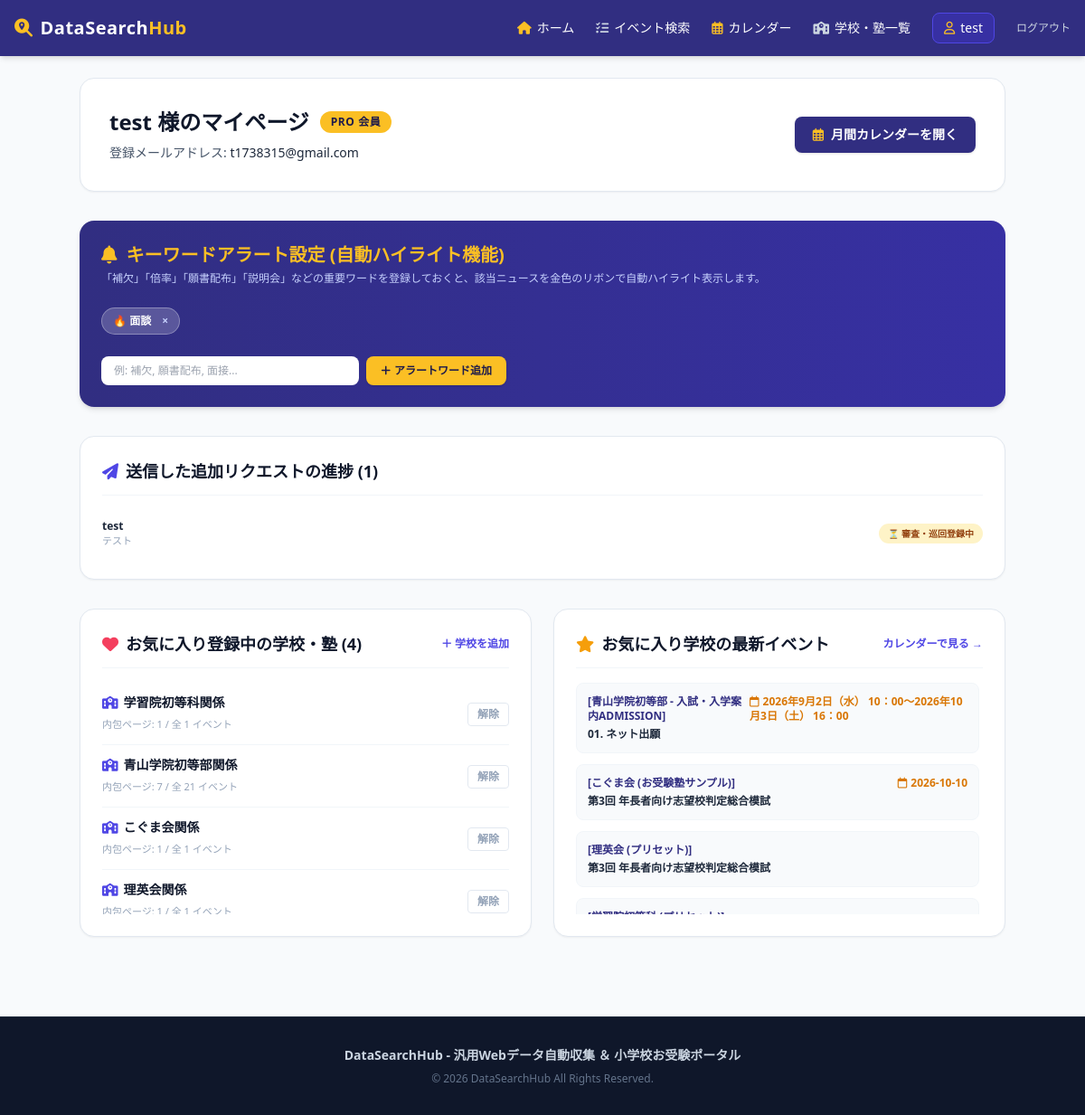
The app's page /dashboard (signed in) with its own data.
### app/models/schema.py (models this page shows, shortened)
class User(Base):
    __tablename__ = "users"
    id = Column(Integer, primary_key=True, index=True)
    username = Column(String, unique=True, index=True, nullable=False)
    email = Column(String, unique=True, index=True, nullable=False)
    hashed_password = Column(String, nullable=False)
    is_paid = Column(Boolean, default=True)  # デフォルトで全機能利用可能
    is_admin = Column(Boolean, default=False)
    created_at = Column(DateTime, default=datetime.utcnow)
    favorites = relationship("Favorite", back_populates="user", cascade="all, delete-orphan")
    notifications = relationship("NotificationLog", back_populates="user", cascade="all, delete-orphan")
    keyword_alerts = relationship("KeywordAlert", back_populates="user", cascade="all, delete-orphan")
    source_requests = relationship("SourceRequest", back_populates="user", cascade="all, delete-orphan")

class KeywordAlert(Base):
    __tablename__ = "keyword_alerts"
    id = Column(Integer, primary_key=True, index=True)
    user_id = Column(Integer, ForeignKey("users.id"), nullable=False)
    keyword = Column(String, index=True, nullable=False)
    created_at = Column(DateTime, default=datetime.utcnow)
    user = relationship("User", back_populates="keyword_alerts")

class SourceRequest(Base):
    __tablename__ = "source_requests"
    id = Column(Integer, primary_key=True, index=True)
    user_id = Column(Integer, ForeignKey("users.id"), nullable=False)
    url = Column(String, nullable=False)
    note = Column(String, nullable=True)                                 # リクエストメモ・学校名など
    status = Column(String, default="pending")                           # pending, approved, rejected
    created_at = Column(DateTime, default=datetime.utcnow)
    user = relationship("User", back_populates="source_requests")

class Event(Base):
    __tablename__ = "events"
    id = Column(Integer, primary_key=True, index=True)
    source_id = Column(Integer, ForeignKey("sources.id"), nullable=False)
    title = Column(String, index=True, nullable=False)
    content = Column(Text, nullable=True)
    url = Column(String, nullable=True)
    published_date = Column(String, nullable=True)                      # 発表日 / 更新日
    event_date = Column(String, index=True, nullable=True)               # イベント開催日・試験日 (YYYY-MM-DD)
    location = Column(String, nullable=True)                            # 開催場所・会場
    created_at = Column(DateTime, default=datetime.utcnow)
    is_notified = Column(Boolean, default=False)                         # メール通知済みフラグ
    source = relationship("Source", back_populates="events")
    notifications = relationship("NotificationLog", back_populates="event", cascade="all, delete-orphan")

class Source(Base):
    __tablename__ = "sources"
    id = Column(Integer, primary_key=True, index=True)
    source_id = Column(String, unique=True, index=True, nullable=False) # e.g. keio_yochisha
    category_id = Column(Integer, ForeignKey("categories.id"), nullable=False)
    name = Column(String, nullable=False)                                # e.g. 慶應義塾幼稚舎
    type = Column(String, nullable=False)                                # e.g. school, cram_school
    url = Column(String, nullable=False)
    schedule_interval_minutes = Column(Integer, default=60)
    selectors_json = Column(Text, nullable=False)                        # スクレイピングルール (JSON文字列)
    last_scraped_at = Column(DateTime, nullable=True)                    # 最終巡回実行日時
    category = relationship("Category", back_populates="sources")
    events = relationship("Event", back_populates="source", cascade="all, delete-orphan")
    favorited_by = relationship("Favorite", back_populates="source", cascade="all, delete-orphan")

### app/main.py (the view)
@app.get("/dashboard", response_class=HTMLResponse)
async def dashboard_page(request: Request, db: Session = Depends(get_db)):
    user = get_current_user_optional(request, db)
    if not user:
        return RedirectResponse(url="/login", status_code=status.HTTP_303_SEE_OTHER)
    favorites = db.query(Favorite).options(joinedload(Favorite.source).joinedload(Source.events)).filter(Favorite.user_id == user.id).all()
    fav_source_ids = [f.source_id for f in favorites]
    favorited_events = db.query(Event).options(joinedload(Event.source)).filter(Event.source_id.in_(fav_source_ids)).order_by(Event.created_at.desc()).all() if fav_source_ids else []
    keyword_alerts = db.query(KeywordAlert).filter(KeywordAlert.user_id == user.id).all()
    fav_groups = {}
    for fav in favorites:
        gname = extract_group_name(fav.source.name)
        if gname not in fav_groups:
            fav_groups[gname] = {
                "group_name": gname,
                "display_name": f"{gname}関係",
                "sources_count": 0,
                "events_count": 0
            }
        fav_groups[gname]["sources_count"] += 1
        fav_groups[gname]["events_count"] += len(fav.source.events)
    grouped_favorites_list = list(fav_groups.values())
    grouped_favorites_list = list(fav_groups.values())
    user_requests = db.query(SourceRequest).filter(SourceRequest.user_id == user.id).order_by(SourceRequest.created_at.desc()).all()
    return templates.TemplateResponse(
        request=request,
        name="dashboard.html",
        context={
            "user": user,
            "favorites": favorites,
            "grouped_favorites": grouped_favorites_list,
            "favorited_events": favorited_events,
            "keyword_alerts": keyword_alerts,
            "user_requests": user_requests
        }
    )

### app/templates/dashboard.html (shortened to what this page needs)
{% extends "base.html" %}
{% block content %}
<div class="max-w-5xl mx-auto space-y-8">
    <div class="bg-white p-8 rounded-2xl shadow-sm border border-slate-200 flex flex-col md:flex-row justify-between items-start md:items-center gap-6">
        <div>
            <div class="flex items-center space-x-3 mb-2">
                <h1 class="text-2xl font-bold text-slate-900">{{ user.username }} 様のマイページ</h1>
                <span class="bg-amber-400 text-indigo-950 font-extrabold text-xs px-3 py-1 rounded-full uppercase tracking-wider">PRO 会員</span>
            </div>
            <p class="text-slate-600 text-sm">登録メールアドレス: <span class="font-medium text-slate-800">{{ user.email }}</span></p>
        </div>
        <div class="flex items-center space-x-3">
            <a href="/calendar?favorite_only=true" class="bg-indigo-900 hover:bg-indigo-800 text-white font-bold text-sm px-5 py-2.5 rounded-lg shadow transition flex items-center">
                <i class="fa-regular fa-calendar-days mr-2 text-amber-400"></i> 月間カレンダーを開く
            </a>
        </div>
    </div>
    <div class="bg-gradient-to-r from-indigo-900 to-indigo-800 text-white p-6 rounded-2xl shadow-md space-y-4">
        <div class="flex justify-between items-start">
            <div>
                <h2 class="text-xl font-bold flex items-center text-amber-400">
                    <i class="fa-solid fa-bell mr-2.5"></i>キーワードアラート設定 (自動ハイライト機能)
                </h2>
                <p class="text-xs text-indigo-200 mt-1">「補欠」「倍率」「願書配布」「説明会」などの重要ワードを登録しておくと、該当ニュースを金色のリボンで自動ハイライト表示します。</p>
            </div>
        </div>
        <div class="flex flex-wrap gap-2 pt-2">
            {% if keyword_alerts %}
                {% for alert in keyword_alerts %}
                <div class="bg-white/20 backdrop-blur-md border border-white/30 text-white text-xs px-3 py-1.5 rounded-full flex items-center space-x-2">
                    <span class="font-bold">🔥 {{ alert.keyword }}</span>
                    <form action="/keyword-alerts/{{ alert.id }}/delete" method="post" class="inline">
                        <button type="submit" title="アラート削除" class="text-indigo-200 hover:text-rose-300 font-bold ml-1 transition">&times;</button>
                    </form>
                </div>
                {% endfor %}
            {% else %}
                <p class="text-xs text-indigo-300">登録されているキーワードアラートがありません。下のフォームから追加してください。</p>
            {% endif %}
        </div>
        <form action="/keyword-alerts" method="post" class="pt-2 flex flex-col sm:flex-row gap-2 max-w-md">
            <input type="text" name="keyword" required placeholder="例: 補欠, 願書配布, 面接..." class="flex-grow bg-white text-slate-900 px-3.5 py-2 rounded-lg text-xs font-medium focus:outline-none focus:ring-2 focus:ring-amber-400">
            <button type="submit" class="bg-amber-400 hover:bg-amber-300 text-indigo-950 font-extrabold text-xs px-4 py-2 rounded-lg shadow transition flex items-center justify-center">
                <i class="fa-solid fa-plus mr-1"></i> アラートワード追加
            </button>
        </form>
    </div>
    {% if user_requests %}
    <div class="bg-white p-6 rounded-2xl shadow-sm border border-slate-200 space-y-4">
        <div class="flex justify-between items-center border-b border-slate-100 pb-3">
            <h2 class="text-lg font-bold text-slate-900 flex items-center">
                <i class="fa-solid fa-paper-plane text-indigo-600 mr-2"></i>送信した追加リクエストの進捗 ({{ user_requests|length }})
            </h2>
        </div>
        <div class="divide-y divide-slate-100 max-h-48 overflow-y-auto">
            {% for req in user_requests %}
            <div class="py-2.5 flex justify-between items-center text-xs">
                <div>
                    <span class="font-bold text-slate-800 truncate block max-w-md">{{ req.url }}</span>
                    {% if req.note %}<span class="text-[11px] text-slate-400 block">{{ req.note }}</span>{% endif %}
                </div>
                <div>
                    {% if req.status == 'approved' %}
                        <span class="bg-emerald-100 text-emerald-800 font-bold px-2.5 py-1 rounded-full text-[10px]">✅ 承認・登録完了</span>
                    {% elif req.status == 'rejected' %}
                        <span class="bg-rose-100 text-rose-800 font-bold px-2.5 py-1 rounded-full text-[10px]">❌ 見送り</span>
                    {% else %}
                        <span class="bg-amber-100 text-amber-800 font-bold px-2.5 py-1 rounded-full text-[10px]">⏳ 審査・巡回登録中</span>
                    {% endif %}
                </div>
            </div>
            {% endfor %}
        </div>
    </div>
    {% endif %}
    <div class="grid grid-cols-1 md:grid-cols-2 gap-6">
        <div class="bg-white p-6 rounded-2xl shadow-sm border border-slate-200 space-y-4">
            <div class="flex justify-between items-center border-b border-slate-100 pb-3">
                <h2 class="text-lg font-bold text-slate-900 flex items-center">
                    <i class="fa-solid fa-heart text-rose-500 mr-2"></i>お気に入り登録中の学校・塾 ({{ grouped_favorites|length }})
                </h2>
                <a href="/schools" class="text-xs font-bold text-indigo-600 hover:underline">＋ 学校を追加</a>
            </div>
            {% if grouped_favorites %}
            <div class="divide-y divide-slate-100 max-h-64 overflow-y-auto">
                {% for gfav in grouped_favorites %}
                <div class="py-3 flex justify-between items-center">
                    <div>
                        <h3 class="font-bold text-slate-900 text-sm flex items-center">
                            <i class="fa-solid fa-school mr-1.5 text-indigo-600"></i>{{ gfav.display_name }}
                        </h3>
                        <span class="text-[11px] text-slate-400">内包ページ: {{ gfav.sources_count }} / 全 {{ gfav.events_count }} イベント</span>
                    </div>
                    <form action="/toggle-favorite-group" method="post">
                        <button type="submit" class="text-xs text-slate-400 hover:text-rose-600 font-bold px-2.5 py-1 rounded border border-slate-200 hover:border-rose-300 transition">
                            解除
                        </button>
                    </form>
                </div>
                {% endfor %}
            </div>
            {% else %}
            <p class="text-slate-500 text-xs text-center py-6">
                お気に入り登録がありません。<a href="/schools" class="text-indigo-600 underline font-bold">学校一覧</a>から登録してください。
            </p>
            {% endif %}
        </div>
        <div class="bg-white p-6 rounded-2xl shadow-sm border border-slate-200 space-y-4">
            <div class="flex justify-between items-center border-b border-slate-100 pb-3">
                <h2 class="text-lg font-bold text-slate-900 flex items-center">
                    <i class="fa-solid fa-star text-amber-500 mr-2"></i>お気に入り学校の最新イベント
                </h2>
                <a href="/calendar?favorite_only=true" class="text-xs font-bold text-indigo-600 hover:underline">カレンダーで見る →</a>
            </div>
            {% if favorited_events %}
            <div class="space-y-3 max-h-64 overflow-y-auto pr-1">
                {% for event in favorited_events %}
                <div class="p-3 bg-slate-50 rounded-lg text-xs border border-slate-100 hover:border-indigo-200 transition">
                    <div class="flex justify-between font-bold text-indigo-900 mb-1">
                        <span>[{{ event.source.name }}]</span>
                        {% if event.event_date %}
                        <span class="text-amber-600"><i class="fa-regular fa-calendar mr-1"></i>{{ event.event_date }}</span>
                        {% endif %}
                    </div>
                    <a href="{{ event.official_url }}" target="_blank" class="font-bold text-slate-800 hover:text-indigo-600 line-clamp-1">
                        {{ event.title }}
                    </a>
                </div>
                {% endfor %}
            </div>
            {% else %}
            <p class="text-slate-500 text-xs text-center py-6">
                お気に入り学校の新着イベントはまだありません。
            </p>
            {% endif %}
        </div>
    </div>
</div>
{% endblock %}

### app/templates/base.html (shortened to what this page needs)
<!DOCTYPE html>
<html lang="ja">
<head>
    <script src="https://cdn.tailwindcss.com"></script>
    <link rel="stylesheet" href="https://cdnjs.cloudflare.com/ajax/libs/font-awesome/6.4.0/css/all.min.css">
</head>
<body class="bg-slate-50 font-sans min-h-screen flex flex-col text-slate-800">
    <header class="bg-indigo-900 text-white shadow-md sticky top-0 z-40">
        <div class="max-w-7xl mx-auto px-4 py-3.5 flex flex-wrap justify-between items-center">
            <a href="/" class="flex items-center space-x-2 text-xl font-bold tracking-wide">
                <i class="fa-solid fa-magnifying-glass-location text-amber-400"></i>
                <span>DataSearch<span class="text-amber-400">Hub</span></span>
            </a>
            <nav class="flex items-center space-x-4 md:space-x-6 text-sm font-medium mt-2 sm:mt-0">
                <a href="/" class="hover:text-amber-300 transition flex items-center">
                    <i class="fa-solid fa-house mr-1.5 text-amber-400"></i>ホーム
                </a>
                <a href="/events" class="hover:text-amber-300 transition flex items-center">
                    <i class="fa-solid fa-list-check mr-1.5 text-slate-300"></i>イベント検索
                </a>
                <a href="/calendar" class="hover:text-amber-300 transition flex items-center">
                    <i class="fa-regular fa-calendar-days mr-1.5 text-amber-400"></i>カレンダー
                </a>
                <a href="/schools" class="hover:text-amber-300 transition hidden sm:inline-flex items-center">
                    <i class="fa-solid fa-school mr-1.5 text-slate-300"></i>学校・塾一覧
                </a>
                {% if user %}
                    <a href="/dashboard" class="bg-indigo-800 hover:bg-indigo-700 px-3 py-1.5 rounded-lg border border-indigo-600 transition flex items-center">
                        <i class="fa-regular fa-user mr-1.5 text-amber-400"></i> {{ user.username }}
                    </a>
                    <a href="/logout" class="text-xs text-slate-300 hover:text-red-300">ログアウト</a>
                {% else %}
                    <a href="/login" class="hover:text-amber-300 transition">ログイン</a>
                    <a href="/register" class="bg-amber-400 hover:bg-amber-300 text-indigo-950 px-3 py-1.5 rounded-lg font-bold text-xs transition">無料会員登録</a>
                {% endif %}
            </nav>
        </div>
    </header>
    <main class="flex-grow max-w-7xl w-full mx-auto px-4 py-6">
        {% block content %}{% endblock %}
    </main>
    <footer class="bg-slate-900 text-slate-400 py-8 mt-16 border-t border-slate-800">
        <div class="max-w-7xl mx-auto px-4 text-center text-sm space-y-2">
            <p class="font-bold text-slate-300">DataSearchHub - 汎用Webデータ自動収集 ＆ 小学校お受験ポータル</p>
            <p class="text-xs text-slate-500">&copy; 2026 DataSearchHub All Rights Reserved.</p>
        </div>
    </footer>
</body>
</html>

### records on screen
User: username "test", email "t1738315@gmail.com"
KeywordAlert: keyword "面談"
SourceRequest: url "test", note "テスト", status "⏳ 審査・巡回登録中"
Event: source.name "青山学院初等部 - 入試・入学案内ADMISSION", event_date "2026年9月2日（水） 10：00〜2026年10月3日（土） 16：00", title "01. ネット出願"
Event: source.name "こぐま会 (お受験塾サンプル)", event_date "2026-10-10", title "第3回 年長者向け志望校判定総合模試"
Event: source.name "理英会 (プリセット)", title "第3回 年長者向け志望校判定総合模試"

### other values on screen
{{ user_requests|length }} "1"
{{ grouped_favorites|length }} "4"
{{ gfav.display_name }} "学習院初等科関係" "青山学院初等部関係" "こぐま会関係" "理英会関係"
{{ gfav.sources_count }} "1" "7" "1" "1"
{{ gfav.events_count }} "1" "21" "1" "1"
